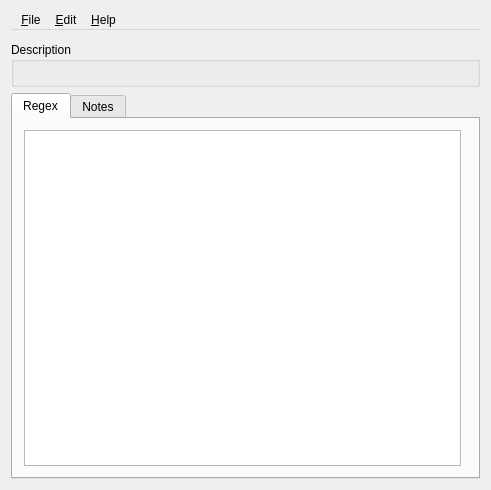
<?xml version="1.0" encoding="UTF-8"?>
<ui version="4.0">
 <class>RegexLibraryBA</class>
 <widget class="Q3MainWindow" name="RegexLibraryBA">
  <property name="geometry">
   <rect>
    <x>0</x>
    <y>0</y>
    <width>491</width>
    <height>490</height>
   </rect>
  </property>
  <property name="windowTitle">
   <string>Kodos - Regex Library</string>
  </property>
  <layout class="QGridLayout" name="gridLayout">
   <item row="0" column="0">
    <widget class="QMenuBar" name="MenuBar">
     <widget class="QMenu" name="fileMenu">
      <property name="title">
       <string>&amp;File</string>
      </property>
      <addaction name="separator"/>
      <addaction name="exitAction"/>
     </widget>
     <widget class="QMenu" name="editMenu">
      <property name="title">
       <string>&amp;Edit</string>
      </property>
      <addaction name="editPasteAction"/>
      <addaction name="separator"/>
     </widget>
     <widget class="QMenu" name="helpMenu">
      <property name="title">
       <string>&amp;Help</string>
      </property>
      <addaction name="helpHelpAction"/>
     </widget>
     <addaction name="fileMenu"/>
     <addaction name="editMenu"/>
     <addaction name="helpMenu"/>
    </widget>
   </item>
   <item row="1" column="0">
    <widget class="Q3ToolBar" name="toolBar" native="true">
     <property name="label" stdset="0">
      <string>Tools</string>
     </property>
     <addaction name="editPasteAction"/>
    </widget>
   </item>
   <item row="2" column="0">
    <layout class="QGridLayout">
     <item row="1" column="0">
      <widget class="QTabWidget" name="tabWidget3">
       <property name="currentIndex">
        <number>0</number>
       </property>
       <widget class="QWidget" name="tab">
        <attribute name="title">
         <string>Regex</string>
        </attribute>
        <layout class="QGridLayout">
         <item row="0" column="1">
          <widget class="Q3TextBrowser" name="regexTextBrowser" native="true"/>
         </item>
         <item row="0" column="0">
          <widget class="QTextBrowser" name="textBrowser"/>
         </item>
        </layout>
       </widget>
       <widget class="QWidget" name="tab">
        <attribute name="title">
         <string>Notes</string>
        </attribute>
        <layout class="QGridLayout">
         <item row="1" column="0">
          <widget class="Q3TextBrowser" name="noteTextBrowser" native="true"/>
         </item>
         <item row="2" column="0">
          <layout class="QHBoxLayout">
           <item>
            <widget class="QLabel" name="textLabel3">
             <property name="text">
              <string>Contributed By:</string>
             </property>
             <property name="wordWrap">
              <bool>false</bool>
             </property>
            </widget>
           </item>
           <item>
            <widget class="QLineEdit" name="contribEdit">
             <property name="readOnly">
              <bool>true</bool>
             </property>
            </widget>
           </item>
          </layout>
         </item>
         <item row="0" column="0">
          <widget class="QTextBrowser" name="textBrowser_2"/>
         </item>
        </layout>
       </widget>
      </widget>
     </item>
     <item row="0" column="0">
      <widget class="QGroupBox" name="groupBox5">
       <property name="title">
        <string>Description</string>
       </property>
       <layout class="QGridLayout">
        <item row="0" column="0">
         <widget class="Q3ListBox" name="descriptionListBox" native="true"/>
        </item>
       </layout>
      </widget>
     </item>
    </layout>
   </item>
  </layout>
  <action name="editPasteAction">
   <property name="icon">
    <iconset>
     <normaloff>../image1</normaloff>../image1</iconset>
   </property>
   <property name="text">
    <string>&amp;Paste Example Into Kodos</string>
   </property>
   <property name="iconText">
    <string>Paste</string>
   </property>
   <property name="toolTip">
    <string>Paste This Example Into Kodos</string>
   </property>
   <property name="shortcut">
    <string>Ctrl+V</string>
   </property>
   <property name="name" stdset="0">
    <cstring>editPasteAction</cstring>
   </property>
  </action>
  <action name="helpHelpAction">
   <property name="icon">
    <iconset>
     <normaloff>../image2</normaloff>../image2</iconset>
   </property>
   <property name="text">
    <string>&amp;Help</string>
   </property>
   <property name="iconText">
    <string>Help</string>
   </property>
   <property name="shortcut">
    <string>Ctrl+/</string>
   </property>
   <property name="name" stdset="0">
    <cstring>helpHelpAction</cstring>
   </property>
  </action>
  <action name="exitAction">
   <property name="text">
    <string>&amp;Exit</string>
   </property>
   <property name="iconText">
    <string>Exit</string>
   </property>
   <property name="name" stdset="0">
    <cstring>exitAction</cstring>
   </property>
  </action>
 </widget>
 <layoutdefault spacing="6" margin="11"/>
 <customwidgets>
  <customwidget>
   <class>Q3MainWindow</class>
   <extends>QWidget</extends>
   <header>q3mainwindow.h</header>
   <container>1</container>
  </customwidget>
  <customwidget>
   <class>Q3ToolBar</class>
   <extends>QWidget</extends>
   <header>q3toolbar.h</header>
  </customwidget>
  <customwidget>
   <class>Q3TextBrowser</class>
   <extends>QWidget</extends>
   <header>q3textbrowser.h</header>
  </customwidget>
  <customwidget>
   <class>Q3ListBox</class>
   <extends>QWidget</extends>
   <header>q3listbox.h</header>
  </customwidget>
 </customwidgets>
 <resources/>
 <connections>
  <connection>
   <sender>editPasteAction</sender>
   <signal>activated()</signal>
   <receiver>RegexLibraryBA</receiver>
   <slot>editPaste()</slot>
   <hints>
    <hint type="sourcelabel">
     <x>-1</x>
     <y>-1</y>
    </hint>
    <hint type="destinationlabel">
     <x>20</x>
     <y>20</y>
    </hint>
   </hints>
  </connection>
  <connection>
   <sender>exitAction</sender>
   <signal>activated()</signal>
   <receiver>RegexLibraryBA</receiver>
   <slot>close()</slot>
   <hints>
    <hint type="sourcelabel">
     <x>-1</x>
     <y>-1</y>
    </hint>
    <hint type="destinationlabel">
     <x>20</x>
     <y>20</y>
    </hint>
   </hints>
  </connection>
 </connections>
</ui>
